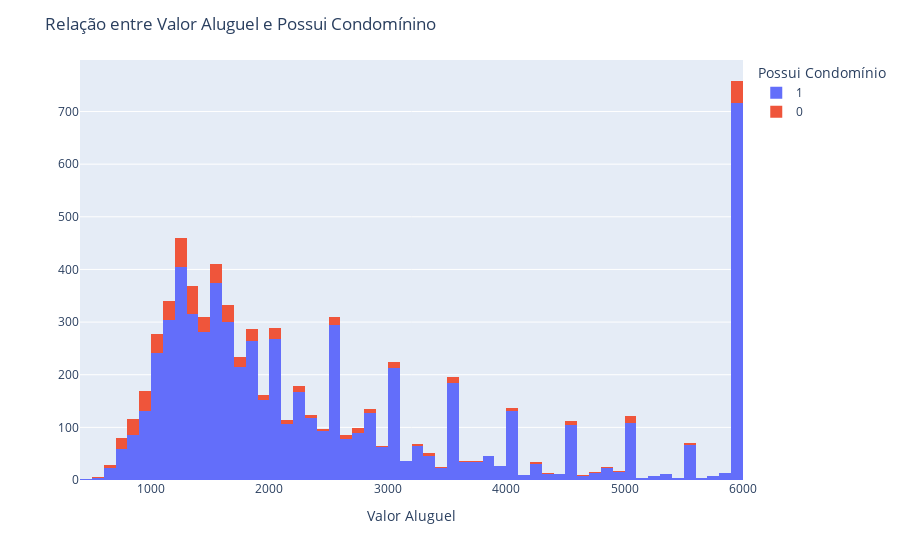

Notebook code cell kept with this figure:
### Code cell
fig = px.histogram(df, x='Valor_Aluguel_cap', color='Possui_Condominio_encoded', barmode='stack')

fig.update_layout(title='Relação entre Valor Aluguel e Possui Condomínino',
                  xaxis_title= 'Valor Aluguel',
                  yaxis_title= '',
                  legend_title= 'Possui Condomínio')
fig.show()

### Figure 1 — Plotly figure (JSON) as saved in the notebook; plotly's stock layout.template omitted (floating-point values rounded to 4 significant figures; data arrays with more than 128 entries replaced by an {"elided": "..."} marker saying what was removed)
{"data": [{"bingroup": "x", "hovertemplate": "Possui_Condominio_encoded=1<br>Valor_Aluguel_cap=%{x}<br>count=%{y}<extra></extra>", "legendgroup": "1", "marker": {"color": "#636efa", "pattern": {"shape": ""}}, "name": "1", "orientation": "v", "showlegend": true, "type": "histogram", "x": {"elided": "6565 int values"}, "xaxis": "x", "yaxis": "y"}, {"bingroup": "x", "hovertemplate": "Possui_Condominio_encoded=0<br>Valor_Aluguel_cap=%{x}<br>count=%{y}<extra></extra>", "legendgroup": "0", "marker": {"color": "#EF553B", "pattern": {"shape": ""}}, "name": "0", "orientation": "v", "showlegend": true, "type": "histogram", "x": {"elided": "638 int values"}, "xaxis": "x", "yaxis": "y"}], "layout": {"barmode": "stack", "legend": {"title": {"text": "Possui Condomínio"}, "tracegroupgap": 0}, "margin": {"t": 60}, "title": {"text": "Relação entre Valor Aluguel e Possui Condomínino"}, "xaxis": {"anchor": "y", "domain": [0, 1], "title": {"text": "Valor Aluguel"}}, "yaxis": {"anchor": "x", "domain": [0, 1], "title": {"text": ""}}}}
